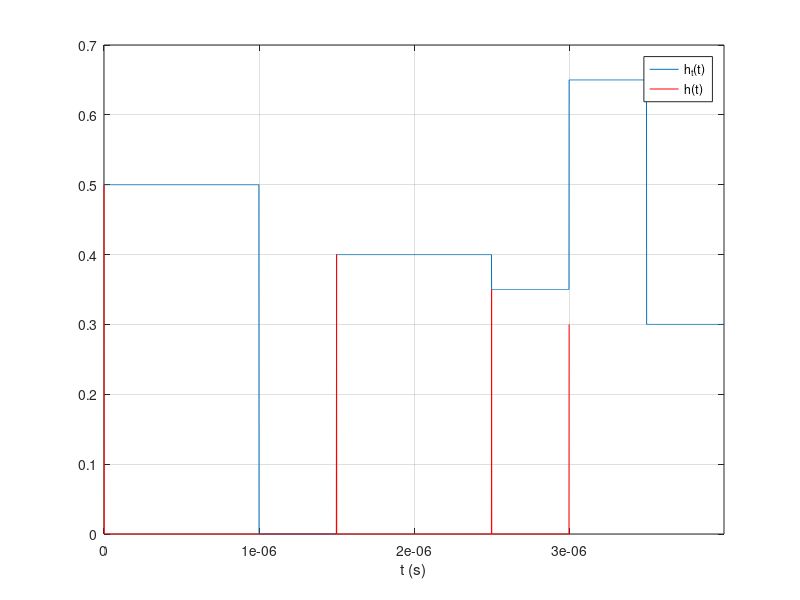
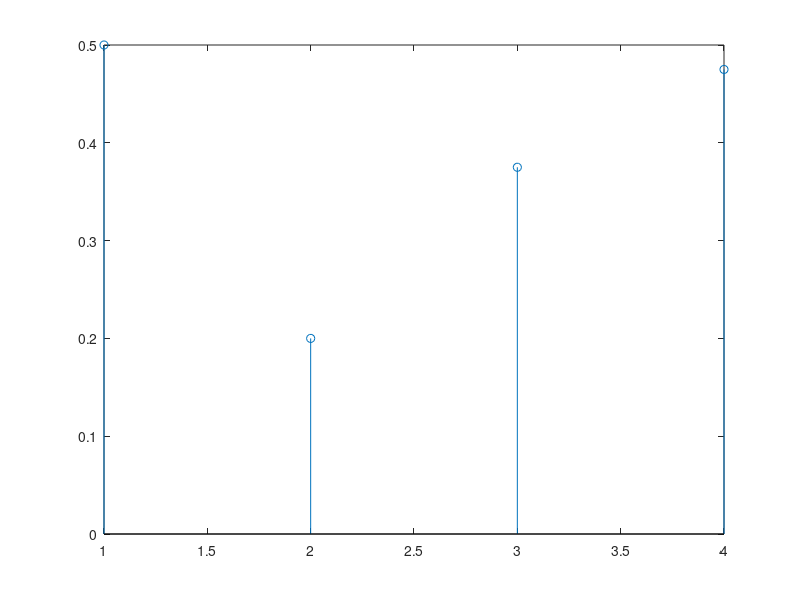

Here is the MATLAB script that generated these plots, in order:
close('all'); clear; clc;

N = 32;
CP = 3;
T = 1e-6;
w_c = 100e6;
fs = 1e9;

h_n = [0.5 zeros(1, 1.5*T*fs-1) 0.4 zeros(1, 1*T*fs-1) 0.35 zeros(1, 0.5*T*fs-1) 0.3];

amp_h = h_n>0;

h_n_t = [h_n zeros(1, T*fs)];

for i = 1:length(amp_h)
    if amp_h(i) > 0
        h_n_t((i+1):(i+T*fs-1)) = h_n_t((i+1):(i+T*fs-1)) + h_n(i);
    end
end

h_n_t(end) = [];

t = linspace(0, length(h_n_t)/fs - 1/fs, length(h_n_t));
figure;
plot(t, h_n_t, linspace(0, length(h_n)/fs - 1/fs, length(h_n)), h_n, 'r');
grid('on');
axis([t(1) t(end) ylim]);
legend('h_t(t)', 'h(t)');
xlabel('t (s)');

HH = mean(reshape(h_n_t, T*fs, length(h_n_t)/T/fs));
figure; stem(HH);